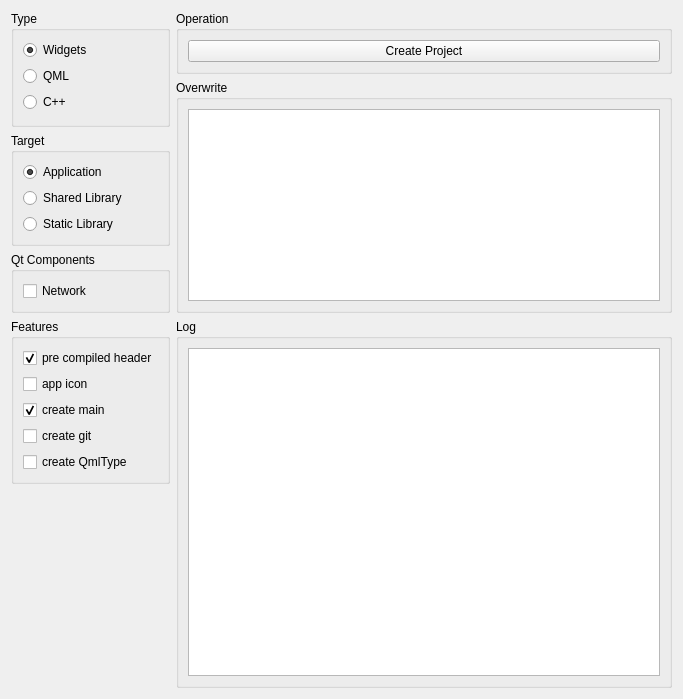
<?xml version="1.0" encoding="UTF-8"?>
<ui version="4.0">
 <class>MainWidget</class>
 <widget class="QWidget" name="MainWidget">
  <property name="geometry">
   <rect>
    <x>0</x>
    <y>0</y>
    <width>683</width>
    <height>699</height>
   </rect>
  </property>
  <property name="windowTitle">
   <string>Create Project</string>
  </property>
  <layout class="QGridLayout" name="gridLayout">
   <item row="0" column="0" rowspan="2">
    <widget class="QGroupBox" name="typeGroup">
     <property name="title">
      <string>Type</string>
     </property>
     <property name="flat">
      <bool>true</bool>
     </property>
     <layout class="QVBoxLayout" name="verticalLayout">
      <item>
       <widget class="QRadioButton" name="widgetsRadio">
        <property name="text">
         <string>Widgets</string>
        </property>
        <property name="checked">
         <bool>true</bool>
        </property>
       </widget>
      </item>
      <item>
       <widget class="QRadioButton" name="qmlRadio">
        <property name="text">
         <string>QML</string>
        </property>
       </widget>
      </item>
      <item>
       <widget class="QRadioButton" name="cppRadio">
        <property name="text">
         <string>C++</string>
        </property>
       </widget>
      </item>
     </layout>
    </widget>
   </item>
   <item row="0" column="1">
    <widget class="QGroupBox" name="operationGroup">
     <property name="title">
      <string>Operation</string>
     </property>
     <property name="flat">
      <bool>true</bool>
     </property>
     <layout class="QVBoxLayout" name="verticalLayout_3">
      <item>
       <widget class="QPushButton" name="startButton">
        <property name="text">
         <string>Create Project</string>
        </property>
       </widget>
      </item>
     </layout>
    </widget>
   </item>
   <item row="1" column="1" rowspan="3">
    <widget class="QGroupBox" name="overwriteGroup">
     <property name="title">
      <string>Overwrite</string>
     </property>
     <property name="flat">
      <bool>true</bool>
     </property>
     <layout class="QVBoxLayout" name="verticalLayout_7">
      <item>
       <widget class="QTreeView" name="overwriteTree">
        <property name="editTriggers">
         <set>QAbstractItemView::EditTrigger::NoEditTriggers</set>
        </property>
        <property name="rootIsDecorated">
         <bool>false</bool>
        </property>
        <property name="headerHidden">
         <bool>true</bool>
        </property>
       </widget>
      </item>
     </layout>
    </widget>
   </item>
   <item row="2" column="0">
    <widget class="QGroupBox" name="targetGroup">
     <property name="title">
      <string>Target</string>
     </property>
     <property name="flat">
      <bool>true</bool>
     </property>
     <layout class="QVBoxLayout" name="verticalLayout_2">
      <item>
       <widget class="QRadioButton" name="appRadio">
        <property name="text">
         <string>Application</string>
        </property>
        <property name="checked">
         <bool>true</bool>
        </property>
       </widget>
      </item>
      <item>
       <widget class="QRadioButton" name="sharedLibRadio">
        <property name="text">
         <string>Shared Library</string>
        </property>
       </widget>
      </item>
      <item>
       <widget class="QRadioButton" name="staticLibRadio">
        <property name="text">
         <string>Static Library</string>
        </property>
       </widget>
      </item>
     </layout>
    </widget>
   </item>
   <item row="3" column="0">
    <widget class="QGroupBox" name="componentGroup">
     <property name="title">
      <string>Qt Components</string>
     </property>
     <property name="flat">
      <bool>true</bool>
     </property>
     <layout class="QVBoxLayout" name="verticalLayout_4">
      <item>
       <widget class="QCheckBox" name="compNetworkCheck">
        <property name="text">
         <string>Network</string>
        </property>
       </widget>
      </item>
     </layout>
    </widget>
   </item>
   <item row="4" column="0">
    <widget class="QGroupBox" name="featureGroup">
     <property name="title">
      <string>Features</string>
     </property>
     <property name="flat">
      <bool>true</bool>
     </property>
     <layout class="QVBoxLayout" name="verticalLayout_5">
      <item>
       <widget class="QCheckBox" name="precompiledCheck">
        <property name="text">
         <string>pre compiled header</string>
        </property>
        <property name="checked">
         <bool>true</bool>
        </property>
       </widget>
      </item>
      <item>
       <widget class="QCheckBox" name="iconCheck">
        <property name="text">
         <string>app icon</string>
        </property>
       </widget>
      </item>
      <item>
       <widget class="QCheckBox" name="mainCheck">
        <property name="text">
         <string>create main</string>
        </property>
        <property name="checked">
         <bool>true</bool>
        </property>
       </widget>
      </item>
      <item>
       <widget class="QCheckBox" name="gitCheck">
        <property name="text">
         <string>create git</string>
        </property>
       </widget>
      </item>
      <item>
       <widget class="QCheckBox" name="qmlDummyCheck">
        <property name="text">
         <string>create QmlType</string>
        </property>
       </widget>
      </item>
     </layout>
    </widget>
   </item>
   <item row="4" column="1" rowspan="2">
    <widget class="QGroupBox" name="logGroup">
     <property name="title">
      <string>Log</string>
     </property>
     <property name="flat">
      <bool>true</bool>
     </property>
     <layout class="QVBoxLayout" name="verticalLayout_6">
      <item>
       <widget class="QTextEdit" name="logEdit">
        <property name="readOnly">
         <bool>true</bool>
        </property>
       </widget>
      </item>
     </layout>
    </widget>
   </item>
   <item row="5" column="0">
    <spacer name="verticalSpacer">
     <property name="orientation">
      <enum>Qt::Orientation::Vertical</enum>
     </property>
     <property name="sizeHint" stdset="0">
      <size>
       <width>20</width>
       <height>0</height>
      </size>
     </property>
    </spacer>
   </item>
  </layout>
 </widget>
 <resources/>
 <connections/>
</ui>
